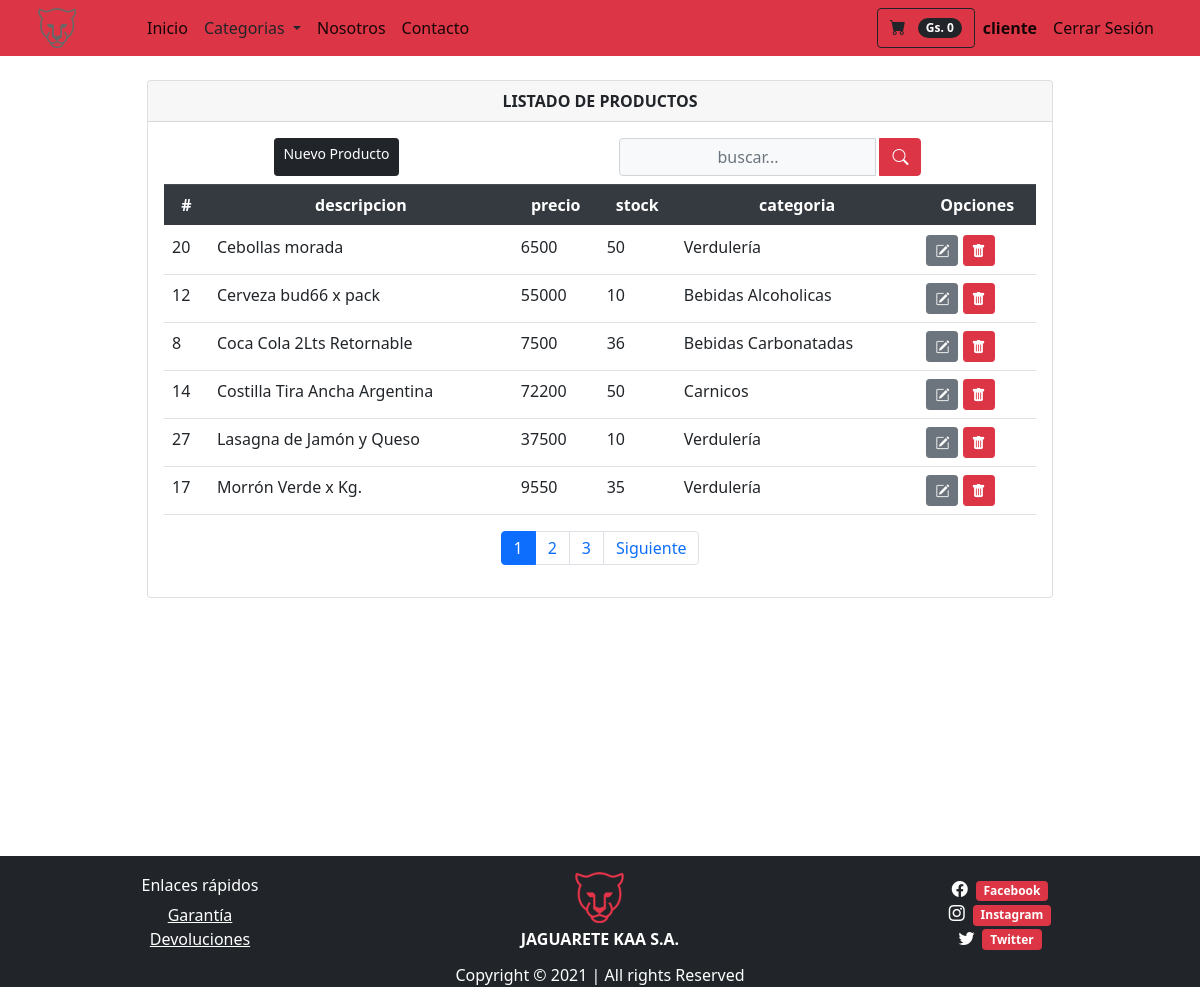
Page /listarproductos/ (signed in) on the earlier database version.
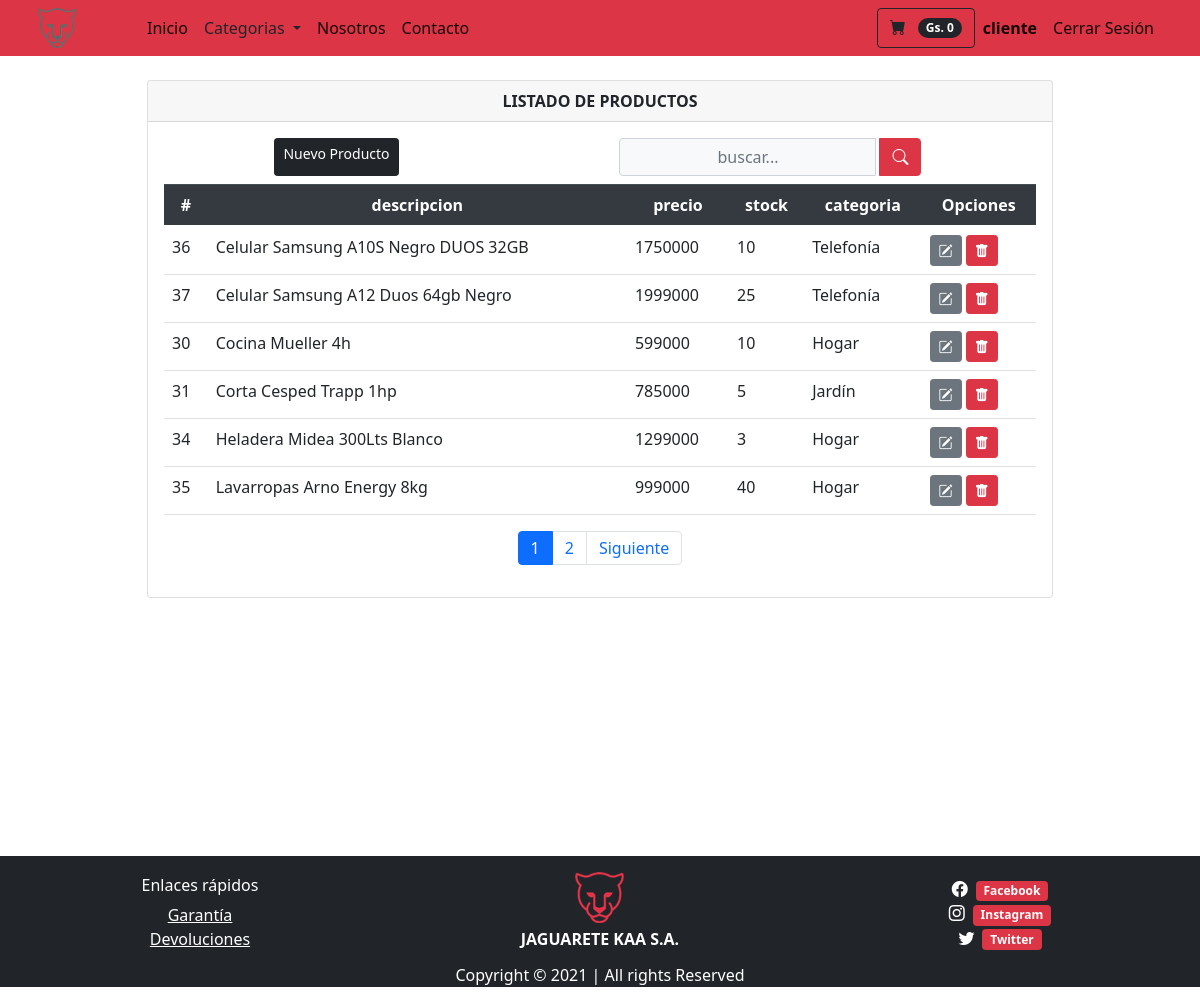
Same page on the later database version.
### tienda/models.py (models this page shows, shortened)
class Productos(models.Model):
    nombre = models.CharField(max_length=100)
    imagen = models.ImageField(upload_to='imgproductos/%Y/%m/%d', blank=True)
    descripcion = models.CharField(max_length=500)
    precio = models.IntegerField()
    stock = models.IntegerField(null=True, default=0)
    categoria = models.ForeignKey(Categorias, on_delete=models.PROTECT)
    oferta = models.BooleanField(default=False)
    class Meta:
        db_table = 'productos'
        verbose_name = 'Producto'
        verbose_name_plural = 'Productos'
        ordering = ['id']

class Categorias(models.Model):
    nombre = models.CharField(max_length=100)
    def __str__(self):
        return self.nombre
    class Meta:
        db_table = "categorias"
        verbose_name = 'Categoria'
        verbose_name_plural = 'Categorias'
        ordering = ['id']

### tienda/views.py (the view)
# urls.py: path('listarproductos/', views.listarProductos, name='listarproductos'),
@login_required(login_url='/login')
def listarProductos(request):
    busqueda = request.POST.get("buscador")
    lista_productos = Productos.objects.order_by('nombre')
    page = request.GET.get('page', 1)
    if busqueda:
        lista_productos = Productos.objects.filter(
            Q(nombre__icontains = busqueda) |
            Q(descripcion__icontains = busqueda)
        ).distinct()
    try:
        paginator = Paginator(lista_productos, 6)
        lista_productos = paginator.page(page)
    except:
        raise Http404
    data = {'entity': lista_productos,
            'title': 'LISTADO DE PRODUCTOS',
            'paginator': paginator
            }
    return render(request, 'producto/listar.html', data)

### tienda/context_processors.py (called while the page is built)
def extras(request):
	lista_categorias = Categorias.objects.all().order_by('nombre')
	return {'categorias':lista_categorias}

def importe_total_carro(request):
	total=0
	if request.user.is_authenticated:
		if "carro" in request.session:
			for key, value in request.session["carro"].items():
				total= total + int(value["precio"])
	return {"importe_total_carro":total}

### templates/producto/listar.html (shortened to what this page needs)
{% extends 'layouts/tienda.html' %} {% block content %}
<div class="min-vh-100 d-flex flex-colum py-4">
    <div class="container">
        <div class="row justify-content-center">
            <div class="col-lg-10 col-md-6 col-sm-4 animate__animated animate__backInRight animate__delay-0.4s">
                <div class="card">
                    <div class="card-header text-center font-weight-bold">
                        {{ title }}
                    </div>
                    <div class="card-body table-responsive align-items-center">
                        <div class="d-flex mb-2">
                            <a href="/addproducto" class="d-flex inline-block mx-auto btn btn-dark btn-sm" type="submit">
                                Nuevo Producto
                            </a>
                            <form class="d-flex mx-auto d-sm-inlne-block form-inline" method="POST" action="">
                                <div class="input-group">
                                    <input type="text" class="form-control bg-light border-1 small text-center" name="buscador" placeholder="buscar..." value="{{ request.POST.buscador }}">
                                    <div class="input-group-append">
                                        <button class="btn btn-danger mx-1" type="submit">
                                                <i class="bi bi-search bi-sm"></i>
                                            </button>
                                    </div>
                                </div>
                            </form>
                        </div>
                        <table class="table table-condensed">
                            <thead class="thead-dark text-center ">
                                <tr>
                                    <th scope="col">#</th>
                                    <th scope="col">descripcion</th>
                                    <th scope="col">precio</th>
                                    <th scope="col">stock</th>
                                    <th scope="col">categoria</th>
                                    <th colspan="2">Opciones</th>
                                </tr>
                            </thead>
                            <tbody>
                                {% load bootstrap_icons %} {% if entity %} {% for producto in entity %}
                                <tr>
                                    <td>{{ producto.id }}</td>
                                    <td>{{ producto.nombre }}</td>
                                    <td>{{ producto.precio }}</td>
                                    <td>{{ producto.stock }}</td>
                                    <td>{{ producto.categoria }}</td>
                                    <td colspan="2">
                                        <a class="btn btn-secondary btn-sm" href="{% url 'tienda:editproducto' producto.id %}" type="button"><i class="bi bi-pencil-square"></i></a>
                                        <a class="btn btn-danger btn-sm" href="{% url 'tienda:deleteProducto' producto.id %}" type="button"><i class="bi bi-trash-fill"></i></a>
                                    </td>
                                </tr>
                                {% endfor %} {% else %}
                                <div class="text-center text-warning">
                                    <h3> No se encontraron Productos!!</h3>
                                </div>
                                {% endif %}
                            </tbody>
                        </table>
                        <div>
                            {% include 'paginator.html' %}
                        </div>
                    </div>
                </div>
            </div>
        </div>
    </div>
</div>
{% endblock %}

Differences in the rows shown:
removed Productos: id "20", nombre "Cebollas morada", precio "6500", stock "50", categoria "Verdulería"
removed Productos: id "12", nombre "Cerveza bud66 x pack", precio "55000", stock "10", categoria "Bebidas Alcoholicas"
removed Productos: id "8", nombre "Coca Cola 2Lts Retornable", precio "7500", stock "36", categoria "Bebidas Carbonatadas"
removed Productos: id "14", nombre "Costilla Tira Ancha Argentina", precio "72200", stock "50", categoria "Carnicos"
removed Productos: id "27", nombre "Lasagna de Jamón y Queso", precio "37500", stock "10", categoria "Verdulería"
removed Productos: id "17", nombre "Morrón Verde x Kg.", precio "9550", stock "35", categoria "Verdulería"
added Productos: id "36", nombre "Celular Samsung A10S Negro DUOS 32GB", precio "1750000", stock "10", categoria "Telefonía"
added Productos: id "37", nombre "Celular Samsung A12 Duos 64gb Negro", precio "1999000", stock "25", categoria "Telefonía"
added Productos: id "30", nombre "Cocina Mueller 4h", precio "599000", stock "10", categoria "Hogar"
added Productos: id "31", nombre "Corta Cesped Trapp 1hp", precio "785000", stock "5", categoria "Jardín"
added Productos: id "34", nombre "Heladera Midea 300Lts Blanco", precio "1299000", stock "3", categoria "Hogar"
added Productos: id "35", nombre "Lavarropas Arno Energy 8kg", precio "999000", stock "40", categoria "Hogar"
Other differences:
list line gone: "3"
